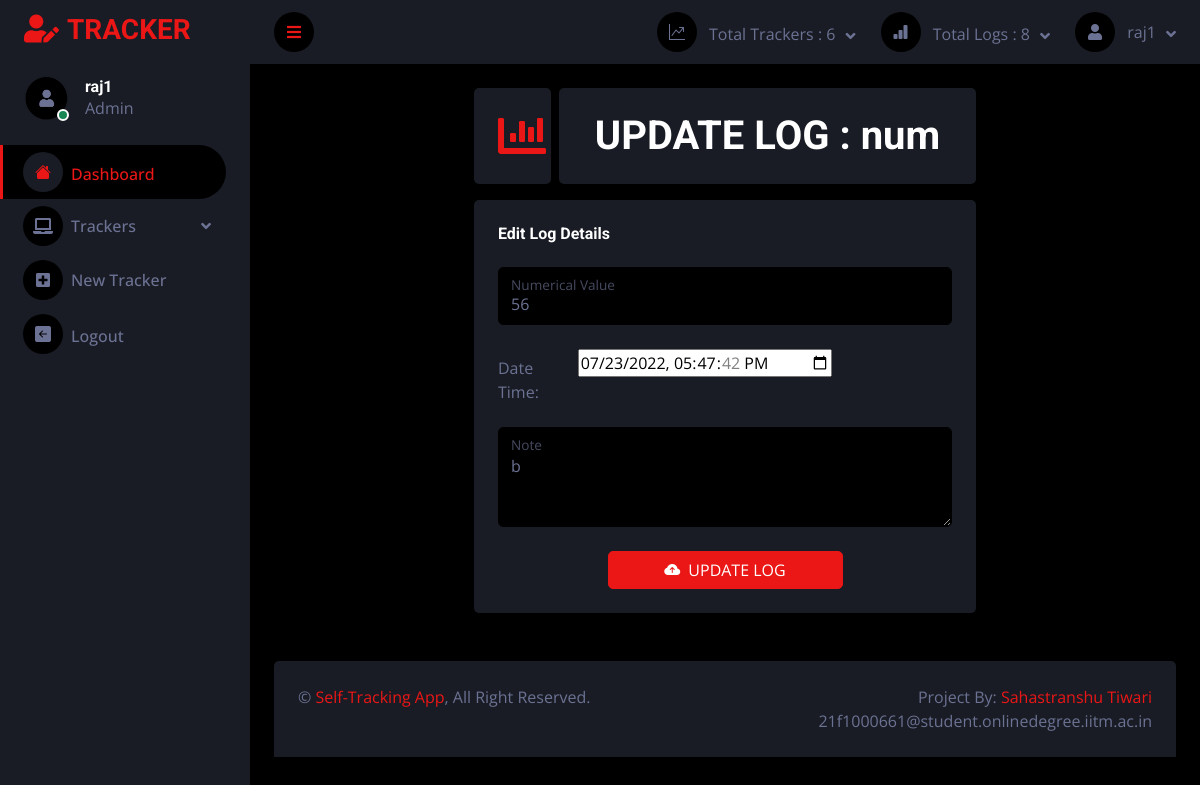
Screenshot of /updateLog/102 (signed in) with the database file from the repository.
### app.py (models this page shows)
class User( db.Model, UserMixin):
    id =db.Column(db.Integer, primary_key=True)
    email=db.Column(db.String(150),unique=True)
    password=db.Column(db.String(150),nullable=False)
    name=db.Column(db.String(150),nullable=False)
    trackers=db.relationship('Tracker')
    logs=db.relationship('Log')

class Tracker(db.Model):
    id =db.Column(db.Integer, primary_key=True)
    name=db.Column(db.String(150),nullable=False)
    description=db.Column(db.String(25000))
    type=db.Column(db.String(150),nullable=False)
    settings=db.Column(db.String(15000))
    user_id=db.Column(db.Integer,db.ForeignKey('user.id'))
    logs=db.relationship('Log',cascade="all, delete")

class Log(db.Model):
    id =db.Column(db.Integer, primary_key=True)
    value=db.Column(db.String(150),nullable=False)
    note=db.Column(db.String(25000))
    time=db.Column(db.String(150),default=datetime.now().strftime('%Y-%m-%dT%H:%M:%S %Z %z'))
    user_id=db.Column(db.Integer,db.ForeignKey('user.id'))
    tracker_id=db.Column(db.Integer,db.ForeignKey('tracker.id'))

### app.py (the view, shortened to what this page needs)
@app.route("/updateLog/<int:id>",methods=['GET','POST'])
def updateLog(id):
    curr_log=Log.query.filter_by(id=id).first()
    curr_tkr=Tracker.query.filter_by(id=curr_log.tracker_id).first()
    return render_template('updateLog.html',user=current_user,log=curr_log,tkr=curr_tkr)

### app.py (called while the page is built)
@login_manager.user_loader
def load_user(id):
    return User.query.get(int(id))

### templates/updateLog.html (shortened to what this page needs)
{% extends 'base.html' %}
{% block body %}
<div class="container-fluid pt-4 px-14">
    <div class="row g-2">
        <div class="col-sm-6 col-xl-2">
            <div class="bg-secondary rounded d-flex align-items-center justify-content-between p-4">
                <i class="fa fa-chart-bar fa-3x  text-primary"></i>
            </div>
        </div>
        <div class="col-sm-6 col-xl-10">
            <div class="bg-secondary rounded d-flex align-items-center justify-content-between p-4 ">
                <p class="text-center mb-0">
                <h1 class="mb-0 ">UPDATE LOG : {{tkr.name}} </h1>
                </p>
            </div>
        </div>
    </div>
</div>
<div class="container-fluid pt-3 px-14">
    <div class="bg-secondary rounded h-100 p-4">
        <h6 class="mb-4">Edit Log Details</h6>
        <form action="/updateLog/{{log.id}}" method="POST">
            {% if tkr.type=='Boolean' %}
            <fieldset class="row mb-3">
                <legend class="col-form-label col-sm-2 pt-0">Value</legend>
                <div class="col-sm-10">
                    {% if log.value=="True" %}
                    <div class="form-check">
                        <input class="form-check-input" type="radio" checked="checked" name="value" id="gridRadios1"
                            value="True" checked>
                        <label class="form-check-label" for="gridRadios1">
                            True
                        </label>
                    </div>
                    <div class="form-check">
                        <input class="form-check-input" type="radio" name="value" id="gridRadios2" value="False">
                        <label class="form-check-label" for="gridRadios2">
                            False
                        </label>
                    </div>
                    {% else %}
                    <div class="form-check">
                        <input class="form-check-input" type="radio" name="value" id="gridRadios1" value="True" checked>
                        <label class="form-check-label" for="gridRadios1">
                            True
                        </label>
                    </div>
                    <div class="form-check">
                        <input class="form-check-input" type="radio" checked="checked" name="value" id="gridRadios2"
                            value="False">
                        <label class="form-check-label" for="gridRadios2">
                            False
                        </label>
                    </div>
                    {% endif %}
                </div>
            </fieldset>
            {% elif tkr.type=='Numerical' %}
            <div class="form-floating mb-4">
                <input type="number" step=".01" class="form-control" id="floatingInput" name="value" placeholder="value"
                    value={{log.value}}>
                <label for="floatingInput">Numerical Value</label>
            </div>
            {% elif tkr.type=='Time Duration' %}
            <div class="form-floating mb-4">
                <input type="time" class="form-control" id="floatingInput" name="value" placeholder="time"
                    value="{{log.value}}">
                <label for="floatingInput">Time Duration (HH:MM)</label>
            </div>
            {% endif %}
            <div class="row mb-3">
                <label for="timee" class="col-sm-2 col-form-label">Date Time:</label>
                <div class="col-sm-10">
                    <input type="datetime-local" id="timee" name="time" value={{log.time}}>
                </div>
            </div>
            <div class="form-floating mb-4">
                <textarea class="form-control" placeholder="Leave a comment here" id="floatingTextarea2" name="note"
                    style="height: 100px;">{{log.note}}</textarea>
                <label for="floatingTextarea">Note</label>
            </div>
            <div class="m-n2">
                <p class="text-center mb-0"> <button class="btn btn-primary w-50 m-2" type="submit">
                        <i class="bi bi-cloud-arrow-up-fill me-2"></i>UPDATE LOG</button>
                </p>
            </div>
        </form>
    </div>
</div>
{% endblock body %}

### templates/base.html (shortened to what this page needs)
<!DOCTYPE html>
<html lang="en">
<head>
  <link href="https://cdnjs.cloudflare.com/ajax/libs/font-awesome/5.10.0/css/all.min.css" rel="stylesheet">
  <link href="https://cdn.jsdelivr.net/npm/bootstrap-icons@1.4.1/font/bootstrap-icons.css" rel="stylesheet">
  <link href="/static/lib/tempusdominus/css/tempusdominus-bootstrap-4.min.css" rel="stylesheet" />
  <link href="/static/css/bootstrap.min.css" rel="stylesheet">
  <link href="/static/css/style.css" rel="stylesheet">
</head>
<body>
  <div class="container-fluid position-relative d-flex p-0">
    <div class="sidebar pe-4 pb-3">
      <nav class="navbar bg-secondary navbar-dark">
        <a href="/" class="navbar-brand mx-4 mb-3">
          <h3 class="text-primary"><i class="fa fa-user-edit me-2"></i>TRACKER</h3>
        </a>
        <div class="d-flex align-items-center ms-4 mb-4">
          <div class="position-relative">
            <img class="rounded-circle" src="/static/img/zxc.jpg" alt="" style="width: 45px; height: 45px;">
            <div class="bg-success rounded-circle border border-2 border-white position-absolute end-0 bottom-0 p-1">
            </div>
          </div>
          <div class="ms-3">
            <h6 class="mb-0">{{user.name}}</h6>
            <span>Admin</span>
          </div>
        </div>
        <div class="navbar-nav w-100">
          <a href="/" class="nav-item nav-link active"><i class="bi bi-house-fill me-2"></i>Dashboard</a>
          <div class="nav-item dropdown">
            <a href="#" class="nav-link dropdown-toggle" data-bs-toggle="dropdown"><i
                class="fa fa-laptop me-2"></i>Trackers</a>
          </div>
          <a href='/addTracker' class="nav-item nav-link"><i class="fa fa-plus-square me-2"></i>New Tracker</a>
          <a href="/signout" class="nav-item nav-link"><i class="bi bi-arrow-left-square-fill me-2"></i>Logout</a>
        </div>
      </nav>
    </div>
    <div class="content">
      <nav class="navbar navbar-expand bg-secondary navbar-dark sticky-top px-4 py-0">
        <a href="#" class="sidebar-toggler flex-shrink-0">
          <i class="fa fa-bars"></i>
        </a>
        <div class="navbar-nav align-items-center ms-auto">
          <div class="nav-item dropdown">
            <a href="#" class="nav-link dropdown-toggle" data-bs-toggle="dropdown">
              <i class="bi bi-graph-up me-lg-2"></i>
              <span class="d-none d-lg-inline-flex">Total Trackers : {{user.trackers|count}}</span>
            </a>
          </div>
          <div class="nav-item dropdown">
            <a href="#" class="nav-link dropdown-toggle" data-bs-toggle="dropdown">
              <i class="bi bi-bar-chart-fill me-lg-2"></i>
              <span class="d-none d-lg-inline-flex">Total Logs : {{user.logs|length}}</span>
            </a>
          </div>
          <div class="nav-item dropdown">
            <a href="#" class="nav-link dropdown-toggle" data-bs-toggle="dropdown">
              <i class="fa fa-user me-lg-2"></i>
              <span class="d-none d-lg-inline-flex">{{user.name}}</span>
            </a>
          </div>
        </div>
      </nav>
      {% block body %}
      {% endblock body %}
      <div class="container-fluid pt-5 px-4">
        <div class="bg-secondary rounded-top p-4">
          <div class="row">
            <div class="col-12 col-sm-6 text-center text-sm-start">
              &copy; <a href="#">Self-Tracking App</a>, All Right Reserved.
            </div>
            <div class="col-12 col-sm-6 text-center text-sm-end">
              Project By: <a href="#">Sahastranshu Tiwari</a>
              <br> <a>21f1000661@student.onlinedegree.iitm.ac.in</a>
            </div>
          </div>
        </div>
      </div>
</body>
</html>

### static/css/style.css (style rules this page uses)
:root { --primary: #EB1616; --secondary: #191C24; --light: #6C7293; --dark: #000000; }
.btn { transition: .5s; }
.sidebar { position: fixed; top: 0; left: 0; bottom: 0; width: 250px; height: 100vh; overflow-y: auto; background: var(--secondary); transition: 0.5s; z-index: 999; }
.content { margin-left: 250px; min-height: 100vh; background: var(--dark); transition: 0.5s; }
@media (min-width: 992px) { .sidebar { margin-left: 0; } }
@media (min-width: 992px) { .content { width: calc(100% - 250px); } }
.sidebar .navbar .navbar-nav .nav-link { padding: 7px 20px; color: var(--light); font-weight: 500; border-left: 3px solid var(--secondary); border-radius: 0 30px 30px 0; outline: none; }
.sidebar .navbar .navbar-nav .nav-link:hover, .sidebar .navbar .navbar-nav .nav-link.active { color: var(--primary); background: var(--dark); border-color: var(--primary); }
.sidebar .navbar .navbar-nav .nav-link i { width: 40px; height: 40px; display: inline-flex; align-items: center; justify-content: center; background: var(--dark); border-radius: 40px; }
.sidebar .navbar .navbar-nav .nav-link:hover i, .sidebar .navbar .navbar-nav .nav-link.active i { background: var(--secondary); }
.sidebar .navbar .dropdown-toggle::after { position: absolute; top: 15px; right: 15px; border: none; content: "\f107"; font-family: "Font Awesome 5 Free"; font-weight: 900; transition: .5s; }
.content .navbar .navbar-nav .nav-link { margin-left: 25px; padding: 12px 0; color: var(--light); outline: none; }
.content .navbar .sidebar-toggler, .content .navbar .navbar-nav .nav-link i { width: 40px; height: 40px; display: inline-flex; align-items: center; justify-content: center; background: var(--dark); border-radius: 40px; }
.content .navbar .dropdown-toggle::after { margin-left: 6px; vertical-align: middle; border: none; content: "\f107"; font-family: "Font Awesome 5 Free"; font-weight: 900; transition: .5s; }

### rows the page displays
User: name "raj1"
Tracker: name "num"
Log: value "56", time "07/23/2022 17:47:42", note "b"

### other values shown
{{ user.trackers|count }} "6"
{{ user.logs|length }} "8"
